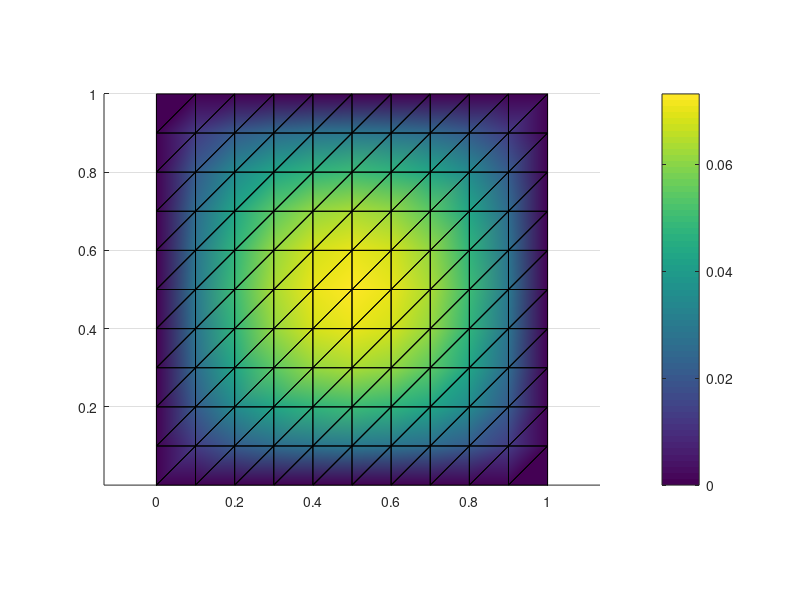

The MATLAB source for this figure:
%3.6  femcode.m

% [p,t,b] = squaregrid(m,n) % create grid of N=mn nodes to be listed in p
% generate mesh of T=2(m-1)(n-1) right triangles in unit square
m=11; n=11; % includes boundary nodes, mesh spacing 1/(m-1) and 1/(n-1)
[x,y]=ndgrid((0:m-1)/(m-1),(0:n-1)/(n-1)); % matlab forms x and y lists
p=[x(:),y(:)]; % N by 2 matrix listing x,y coordinates of all N=mn nodes
t=[1,2,m+2; 1,m+2,m+1]; % 3 node numbers for two triangles in first square
t=kron(t,ones(m-1,1))+kron(ones(size(t)),(0:m-2)');
% now t lists 3 node numbers of 2(m-1) triangles in the first mesh row
t=kron(t,ones(n-1,1))+kron(ones(size(t)),(0:n-2)'*m);
% final t lists 3 node numbers of all triangles in T by 3 matrix 
b=[1:m,m+1:m:m*n,2*m:m:m*n,m*n-m+2:m*n-1]; % bottom, left, right, top 
% b = numbers of all 2m+2n **boundary nodes** preparing for U(b)=0

% [K,F] = assemble(p,t) % K and F for any mesh of triangles: linear phi's
N=size(p,1);T=size(t,1); % number of nodes, number of triangles
% p lists x,y coordinates of N nodes, t lists triangles by 3 node numbers
K=sparse(N,N); % zero matrix in sparse format: zeros(N) would be "dense"
F=zeros(N,1); % load vector F to hold integrals of phi's times load f(x,y)

for e=1:T  % integration over one triangular element at a time
  nodes=t(e,:); % row of t = node numbers of the 3 corners of triangle e
  Pe=[ones(3,1),p(nodes,:)]; % 3 by 3 matrix with rows=[1 xcorner ycorner] 
  Area=abs(det(Pe))/2; % area of triangle e = half of parallelogram area
  C=inv(Pe); % columns of C are coeffs in a+bx+cy to give phi=1,0,0 at nodes
  % now compute 3 by 3 Ke and 3 by 1 Fe for element e
  grad=C(2:3,:);Ke=Area*grad'*grad; % element matrix from slopes b,c in grad
  Fe=Area/3; % integral of phi over triangle is volume of pyramid: f(x,y)=1
  % multiply Fe by f at centroid for load f(x,y): one-point quadrature!
  % centroid would be mean(p(nodes,:)) = average of 3 node coordinates
  K(nodes,nodes)=K(nodes,nodes)+Ke; % add Ke to 9 entries of global K
  F(nodes)=F(nodes)+Fe; % add Fe to 3 components of load vector F
end   % all T element matrices and vectors now assembled into K and F

% [Kb,Fb] = dirichlet(K,F,b) % assembled K was singular! K*ones(N,1)=0
% Implement Dirichlet boundary conditions U(b)=0 at nodes in list b
K(b,:)=0; K(:,b)=0; F(b)=0; % put zeros in boundary rows/columns of K and F 
K(b,b)=speye(length(b),length(b)); % put I into boundary submatrix of K
Kb=K; Fb=F; % Stiffness matrix Kb (sparse format) and load vector Fb

% Solving for the vector U will produce U(b)=0 at boundary nodes
U=Kb\Fb;  % The FEM approximation is U_1 phi_1 + ... + U_N phi_N

% Plot the FEM approximation U(x,y) with values U_1 to U_N at the nodes 
trisurf(t,p(:,1),p(:,2),0*p(:,1),U,'edgecolor','k','facecolor','interp');
view(2),axis equal,colorbar
print -djpg /tmp/out1.jpg
